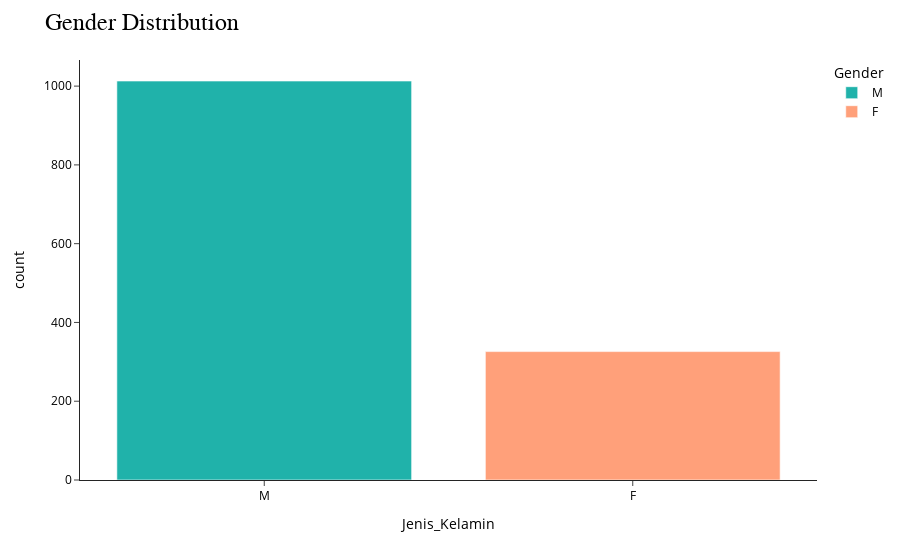

Here is the notebook cell this chart was saved with:
### Code cell
import plotly.express as px

colors = {'M': 'lightseagreen', 'F': 'lightsalmon'}

fig = px.histogram(df, x='Jenis_Kelamin', color='Jenis_Kelamin', color_discrete_map=colors, template="simple_white")

fig.update_layout(title="Gender Distribution", 
                  titlefont={'size':24, 'family': 'Serif'},
                  showlegend=True,
                  legend_title_text="Gender",
                  font=dict(
                      color ='black',
                      )
                 )

fig.update_traces(marker_line_color='white',
                  legendgroup='Jenis_Kelamin')

fig.show()

### Figure 1 — Plotly figure (JSON) as saved in the notebook; plotly's stock layout.template omitted (floating-point values rounded to 4 significant figures; data arrays with more than 128 entries replaced by an {"elided": "..."} marker saying what was removed)
{"data": [{"alignmentgroup": "True", "bingroup": "x", "hovertemplate": "Jenis_Kelamin=%{x}<br>count=%{y}<extra></extra>", "legendgroup": "Jenis_Kelamin", "marker": {"color": "lightseagreen", "line": {"color": "white"}, "pattern": {"shape": ""}}, "name": "M", "offsetgroup": "M", "orientation": "v", "showlegend": true, "type": "histogram", "x": {"elided": "1013 str values"}, "xaxis": "x", "yaxis": "y"}, {"alignmentgroup": "True", "bingroup": "x", "hovertemplate": "Jenis_Kelamin=%{x}<br>count=%{y}<extra></extra>", "legendgroup": "Jenis_Kelamin", "marker": {"color": "lightsalmon", "line": {"color": "white"}, "pattern": {"shape": ""}}, "name": "F", "offsetgroup": "F", "orientation": "v", "showlegend": true, "type": "histogram", "x": {"elided": "326 str values"}, "xaxis": "x", "yaxis": "y"}], "layout": {"barmode": "relative", "font": {"color": "black"}, "legend": {"title": {"text": "Gender"}, "tracegroupgap": 0}, "margin": {"t": 60}, "showlegend": true, "title": {"font": {"family": "Serif", "size": 24}, "text": "Gender Distribution"}, "xaxis": {"anchor": "y", "categoryarray": ["M", "F"], "categoryorder": "array", "domain": [0, 1], "title": {"text": "Jenis_Kelamin"}}, "yaxis": {"anchor": "x", "domain": [0, 1], "title": {"text": "count"}}}}
